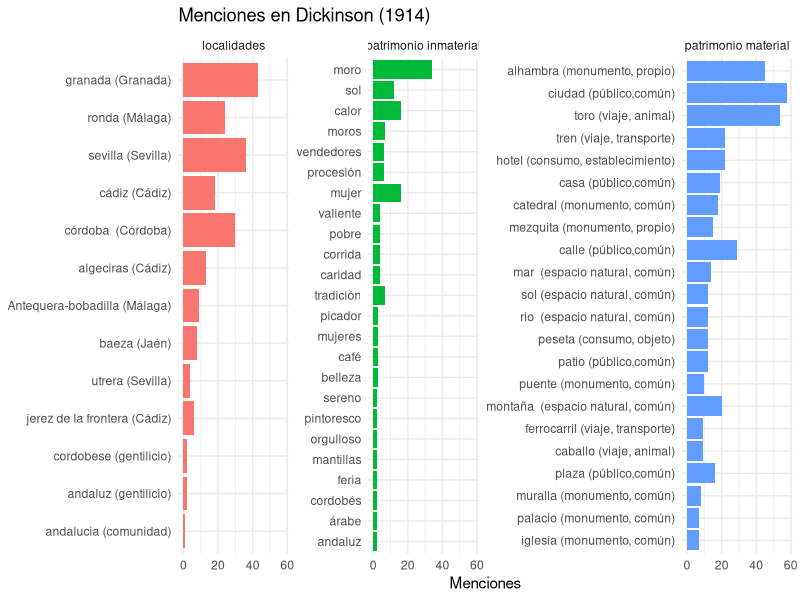
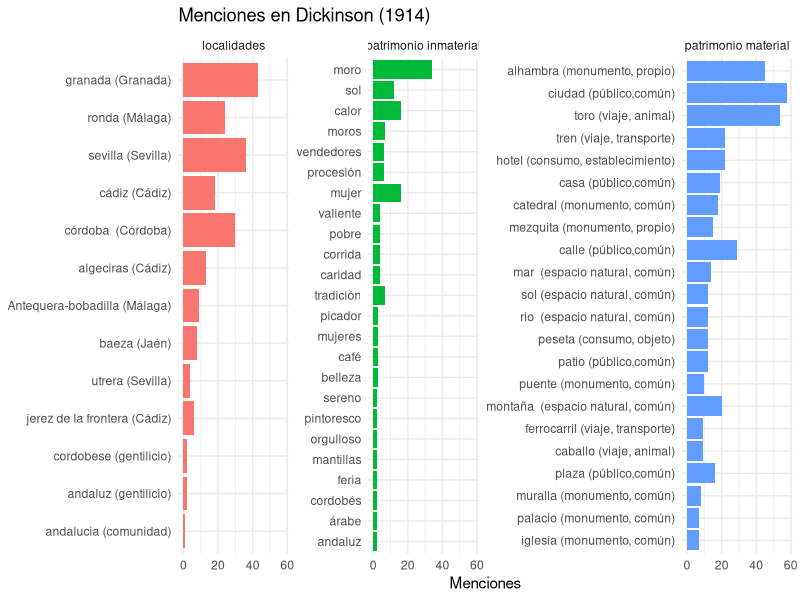

Recreate these plots in R, in order.
# CCOMPROBACIONES PREVIAS
#primer paso: Ver la ruta
getwd()
#segundo paso: ver si están los documentos csv
list.files()
#tercer paso: cargar el relato
relato <- readLines("1914_dickinson_through_spain.txt", encoding = "UTF-8")
#COMIENZO DE LAS OPERACIONES PARA AJUSTARSE A R
#cuarto paso: cambio de estructura para trabajar con R
libro <- paste(relato, collapse = " ")
#quinto paso: todo a minúscula para trabajar con R
#OJO, no se hace con tidytext, porque no nos interesa para la lista csv que queremos cruzar, pues son palabras compuestas
# Y el paquete tidytexto incluye el tokenizador y separaría las palabras compuestas
#por tanto, se usa la función independiente de tolower
#tokenizar se reserva para el análisis de sentimientos
libro_previo <- tolower(libro) 
#sexto paso: se instala el ecosistema tidyverse que incluye los paquetes y sus funciones para las operaciones
install.packages("tidyverse")
#Una vez instalado, se carga
library("tidyverse") 
#AHORA LAS OPERACIONES CON LOS TRES CSV (LOCALIIDADES, PATRIMONIO MATERIAL E INMATERIAL)
#septimo paso: se cargan sin necesidad de caragr el paquete readr, pues ya está instalado e incluido en tidyverse
localidades <- read_csv("localidades_normalizacion.csv")
View(localidades)
patrimonio_material <- read_csv("patrimonio_material_normalizacion.csv")
View(patrimonio_material)
patrimonio_inmaterial <- read_csv("patrimonio_inmaterial_normalizacion.csv")
View(patrimonio_inmaterial) 
#octavo paso: se hacen las operaciones, una por cada csv
#se usa las mismas funciones de los paquetes de tidyverse, como dplyr, magrittr, readr o stringr
#localidades
resultado <- localidades %>%
  mutate(menciones = str_count(libro_previo, paste0("\\b", variantes, "\\b"))) %>%
  filter(menciones > 0) %>%
  arrange(desc(menciones))
# lo visualizamos en la tabla
View(resultado)
#mismo proceso con patrimonio material
resultado_material <- patrimonio_material %>%
  mutate(menciones = str_count(libro_previo, paste0("\\b", variantes, "\\b"))) %>%
  filter(menciones > 0) %>%
  arrange(desc(menciones))
#visualizamos el resultado
View(resultado_material)
#mismo proceso con patrimonio inmaterial
resultado_inmaterial <- patrimonio_inmaterial %>%
  mutate(menciones = str_count(libro_previo, paste0("\\b", variantes, "\\b"))) %>%
  filter(menciones > 0) %>%
  arrange(desc(menciones))
#visualizamos el resultado
View(resultado_inmaterial)
#noveno paso: se exportan los resultados de cada uno fuera de R
#localidades
write_csv(resultado, "resultado_localidades_Dickinson.csv") 
#patrimonio material
write_csv(resultado_material, "resultado_material_Dickinson.csv")
#patrimonio inmaterial
write_csv(resultado_inmaterial, "resultado_inmaterial_Dickinson.csv") 
#décimo paso: creación de gráficas conjuntas en mismo espacio, pero manteninedo cada una su integridad
resultado <- resultado %>% mutate(tipo = "localidades") 
resultado_material <- resultado_material %>% mutate(tipo = "patrimonio material")
resultado_inmaterial <- resultado_inmaterial %>% mutate(tipo = "patrimonio inmaterial") 
#se une la nueva tabla apra cada uno
todo <- bind_rows(resultado, resultado_material, resultado_inmaterial)
#undécimo paso: representación visual de la gráfica
top25 <- todo %>%
  group_by(tipo) %>%
  slice_max(menciones, n = 25) %>%
  ungroup()
#duodécimo paso y últtimo que une todo lo anterior del preoceso de gráfica
#crecaicón definitiva con nuevas funciones y nuevo paquete diferente:ggplot
ggplot(top25, aes(x = reorder(principal, menciones), y = menciones, fill = tipo)) +
  geom_col() +
  coord_flip() +
  facet_wrap(~tipo, scales = "free_y") +
  labs(title = "Menciones en Dickinson (1914)",
       x = NULL, y = "Menciones") +
  theme_minimal() +
  theme(legend.position = "none")
#dédimotercer paso o epílogo: exportación a imagen
ggsave("grafica_Dickinson.png", width = 12, height = 8) 
